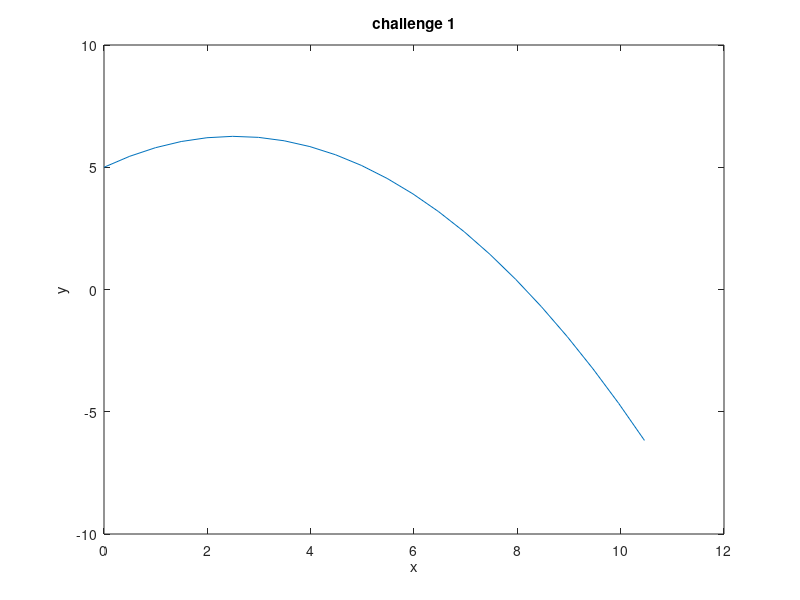

Write MATLAB code to recreate this figure.
theta = input('Enter an angle')
u = input('Enter an initial trajectory speed')
g = 9.81
h = input('Enter a launch height')
a = u*cosd(theta)
b = u*sind(theta)
c = (b + (b^2 + 2*g*h)^0.5)/g
t = 0:0.1:2*c

y = h + (a - g.*t).*t + 0.5*g.*(t.^2)
x = a.*t

plot(x,y)
xlabel('x')
ylabel('y')
title('challenge 1')
